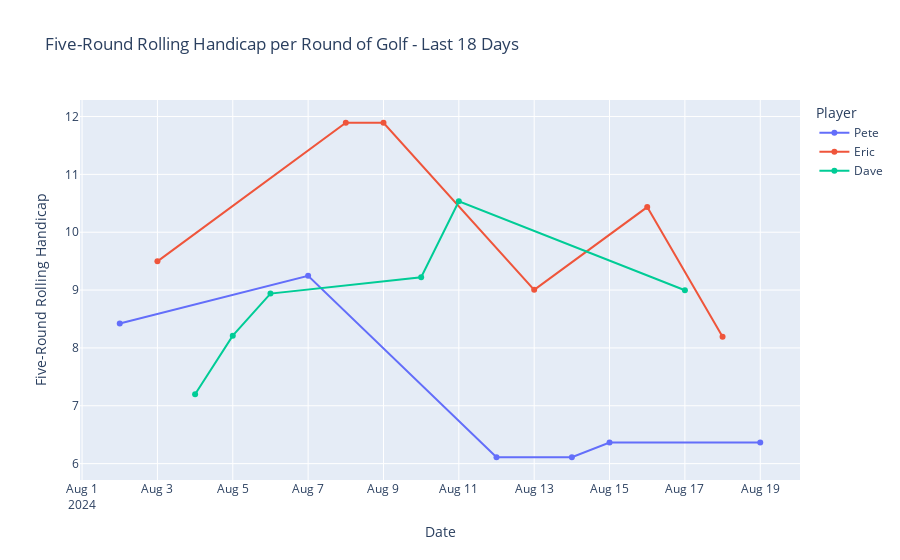

Notebook cell for this chart:
### Code cell
plot_statistics(df.head(30), "fiveRd_handicap")

### Figure 1 — Plotly figure (JSON) as saved in the notebook; plotly's stock layout.template omitted (floating-point values rounded to 4 significant figures)
{"data": [{"customdata": [["Pete"], ["Pete"], ["Pete"], ["Pete"], ["Pete"], ["Pete"]], "hovertemplate": "<b>%{hovertext}</b><br><br>Date=%{x}<br>Five-Round Rolling Handicap=%{y}<extra></extra>", "hovertext": ["Pete", "Pete", "Pete", "Pete", "Pete", "Pete"], "legendgroup": "Pete", "line": {"color": "#636efa", "dash": "solid"}, "marker": {"symbol": "circle"}, "mode": "lines+markers", "name": "Pete", "orientation": "v", "showlegend": true, "type": "scatter", "x": ["2024-08-02T00:00:00", "2024-08-07T00:00:00", "2024-08-12T00:00:00", "2024-08-14T00:00:00", "2024-08-15T00:00:00", "2024-08-19T00:00:00"], "xaxis": "x", "y": [8.423, 9.248, 6.11, 6.11, 6.365, 6.365], "yaxis": "y"}, {"customdata": [["Eric"], ["Eric"], ["Eric"], ["Eric"], ["Eric"], ["Eric"]], "hovertemplate": "<b>%{hovertext}</b><br><br>Date=%{x}<br>Five-Round Rolling Handicap=%{y}<extra></extra>", "hovertext": ["Eric", "Eric", "Eric", "Eric", "Eric", "Eric"], "legendgroup": "Eric", "line": {"color": "#EF553B", "dash": "solid"}, "marker": {"symbol": "circle"}, "mode": "lines+markers", "name": "Eric", "orientation": "v", "showlegend": true, "type": "scatter", "x": ["2024-08-03T00:00:00", "2024-08-08T00:00:00", "2024-08-09T00:00:00", "2024-08-13T00:00:00", "2024-08-16T00:00:00", "2024-08-18T00:00:00"], "xaxis": "x", "y": [9.496, 11.89, 11.89, 9.004, 10.43, 8.194], "yaxis": "y"}, {"customdata": [["Dave"], ["Dave"], ["Dave"], ["Dave"], ["Dave"], ["Dave"]], "hovertemplate": "<b>%{hovertext}</b><br><br>Date=%{x}<br>Five-Round Rolling Handicap=%{y}<extra></extra>", "hovertext": ["Dave", "Dave", "Dave", "Dave", "Dave", "Dave"], "legendgroup": "Dave", "line": {"color": "#00cc96", "dash": "solid"}, "marker": {"symbol": "circle"}, "mode": "lines+markers", "name": "Dave", "orientation": "v", "showlegend": true, "type": "scatter", "x": ["2024-08-04T00:00:00", "2024-08-05T00:00:00", "2024-08-06T00:00:00", "2024-08-10T00:00:00", "2024-08-11T00:00:00", "2024-08-17T00:00:00"], "xaxis": "x", "y": [7.2, 8.212, 8.939, 9.222, 10.53, 8.996], "yaxis": "y"}], "layout": {"autosize": true, "legend": {"title": {"text": "Player"}, "tracegroupgap": 0}, "title": {"text": "Five-Round Rolling Handicap per Round of Golf - Last 18 Days"}, "xaxis": {"anchor": "y", "autorange": true, "domain": [0, 1], "range": ["2024-07-31 23:15", "2024-08-20 00:45"], "title": {"text": "Date"}, "type": "date"}, "yaxis": {"anchor": "x", "autorange": true, "domain": [0, 1], "range": [5.633, 12.37], "title": {"text": "Five-Round Rolling Handicap"}, "type": "linear"}}}
